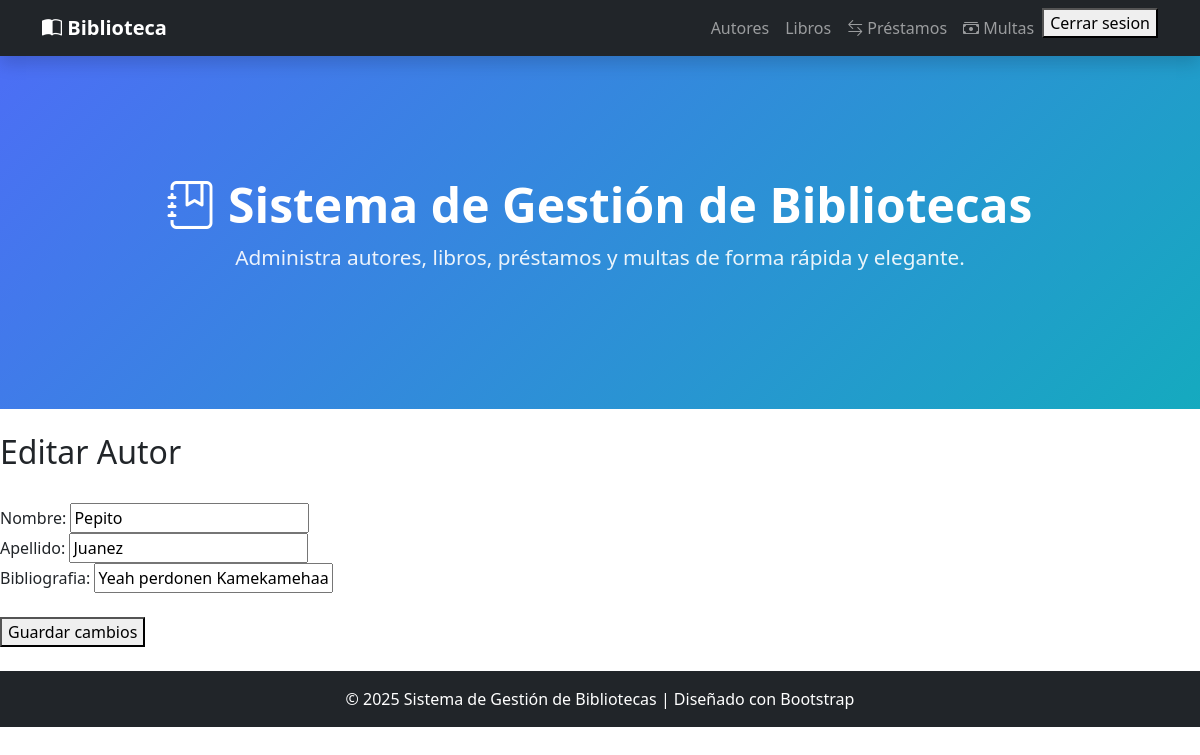
Page /autores/1/editar/ (signed in) on the earlier database version.
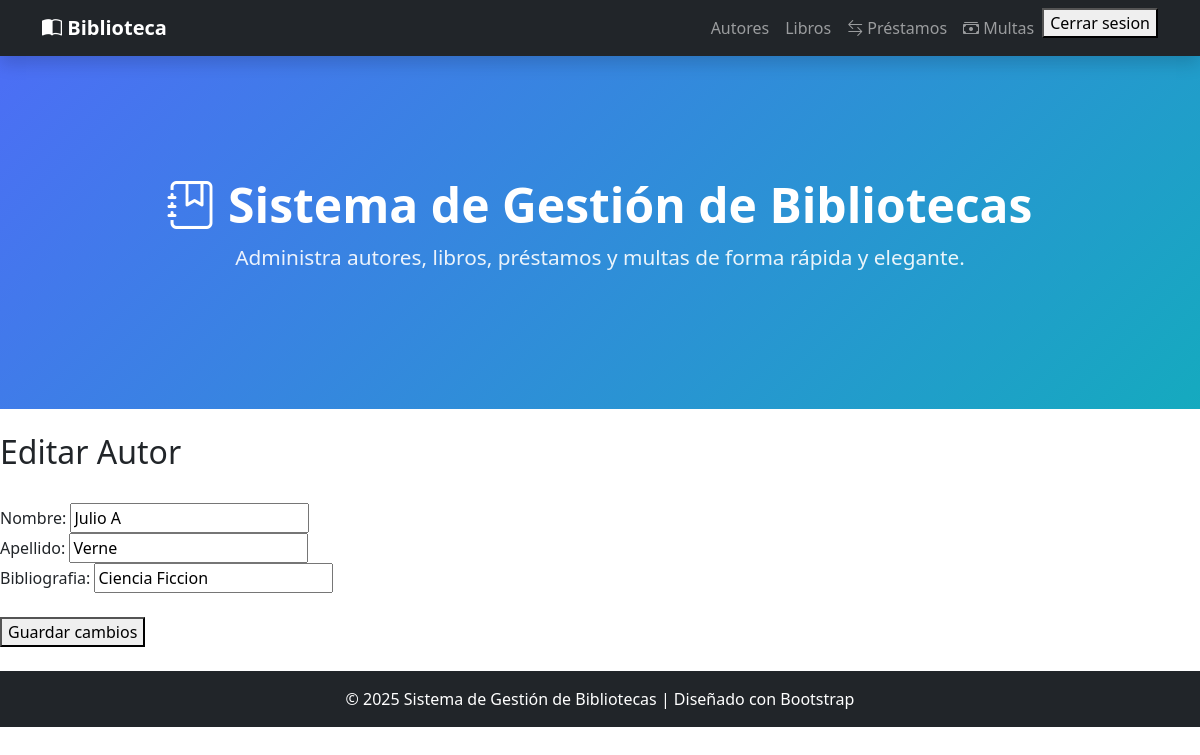
Same page on the later database version.
### gestion/models.py (models this page shows, shortened)
class Autor(models.Model):
    nombre = models.CharField(max_length=50)
    apellido = models.CharField(max_length=50)
    bibliografia = models.CharField(max_length=200,blank=True, null=True)

### gestion/views.py (the view, shortened to what this page needs)
# urls.py: path('autores/<int:id>/editar/',crear_autor, name="editar_autores"),
@login_required
def crear_autor(request, id=None):
    if id == None:
        autor = None
        modo = 'Crear'
    else:
        autor = get_object_or_404(Autor, id=id)
        modo = 'Editar'
    context = {'autor':autor,
               'titulo':'Editar Autor'if modo == 'Editar' else 'Crear Autor',
               'texto_boton': 'Guardar cambios' if modo == 'Editar' else 'Crear'}
    return render(request, 'gestion/templates/crear_autores.html', context)

### gestion/templates/crear_autores.html (shortened to what this page needs)
{% extends "index.html" %}
{% block contenido %}
<br/>
<h2> {{titulo}} </h2>
<br/>
<form method="POST">
    <label for = "id_nombre" name="nombre"> Nombre: </label>
    <input type="text" id="id_nombre" name="nombre" value ="{{autor.nombre | default_if_none:""}}" required> <br/>
    <label for = "id_apellido" name="apellido"> Apellido: </label>
    <input type="text" id="id_apellido" name="apellido" value ="{{autor.apellido | default_if_none:""}}" required> <br/>
    <label for = "id_bibliografia" name="bibliografia"> Bibliografia: </label>
    <input type="text" id="id_bibliografia" name="bibliografia" value ="{{autor.bibliografia | default_if_none:""}}" required> <br/>
<br/>
    <button type="submit">{{ texto_boton }}</button>
    <br/>
</form>
{% endblock %}

Differences in the rows shown:
changed Autor: nombre "Pepito" → "Julio A"; apellido "Juanez" → "Verne"; bibliografia "Yeah perdonen Kamekamehaa" → "Ciencia Ficcion"
